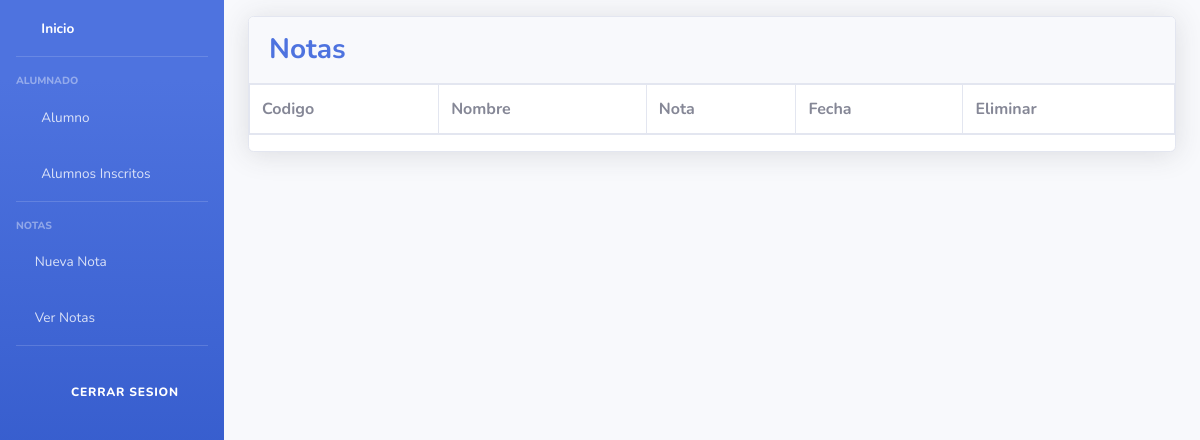
Page /listNotas/ on the earlier database version.
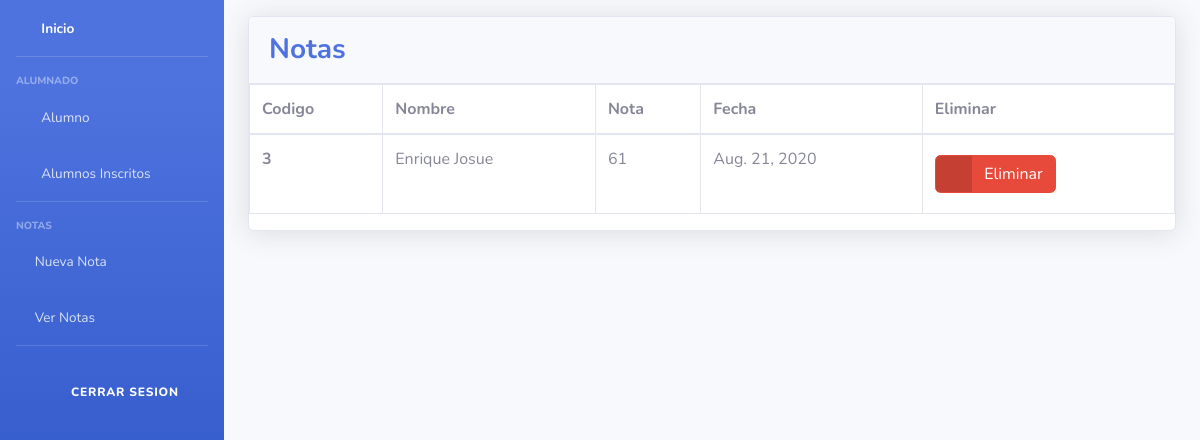
Same page on the later database version.
### Models/Inscripcion/models.py (models this page shows)
class Nota(models.Model):
    id_nota = models.AutoField(primary_key=True)
    fecha = models.DateField()
    nota = models.IntegerField()
    inscripcion_id_inscripcion = models.ForeignKey(Inscripcion, on_delete=models.CASCADE)

class Inscripcion(models.Model):
    id_inscripcion = models.AutoField(primary_key=True)
    alumno_id_alumno = models.ForeignKey(Alumno, blank=False, on_delete=models.CASCADE)
    nivel_id_nivel = models.ForeignKey(Nivel, on_delete=models.CASCADE)
    sucursal_id_sucursal = models.ForeignKey(Sucursal, on_delete=models.CASCADE)
    fecha = models.DateField()
    usuario_id_user = models.ForeignKey(User, on_delete=models.CASCADE)
    def __str__(self):
        return '{}'.format(self.alumno_id_alumno)

### Models/Alumno/models.py (models this page shows)
class Alumno(models.Model):
    id_alumno = models.AutoField(primary_key=True)
    nombre = models.CharField(max_length=45)
    apellido = models.CharField(max_length=45)
    dpi = models.CharField(max_length=13, unique=True)
    telefono = models.CharField(max_length=10)
    correo = models.EmailField(max_length=125)
    def __str__(self):
        return '{} {}'.format(self.nombre, self.apellido)

### Models/Inscripcion/views.py (the view)
# urls.py: path("listNotas/", formNotasView.listar_notas, name="mostrarNotas"),
    def listar_notas(request):
        notas = Nota.objects.all()
        return render(request, "listNotas.html", {"lb_notas": notas})

### Templates/listNotas.html (shortened to what this page needs)
{% extends "nabvar.html" %}
{% block content %}
<div class="container-fluid">
    <div class="card shadow mb-4">
          <div class="card-header py-3">
              <h3 class="m-0 font-weight-bold text-primary">Notas</h3>
            </div>
            <div class="ca  rd-body">
              <div class="table-responsive">
                <table class="table table-bordered" id="dataTable" width="100%" cellspacing="0">
                  <thead>
                    <tr>
                      <th scope= "col">Codigo</th>
                      <th scope= "col">Nombre</th>
                      <th scope= "col">Nota</th>
                        <th scope= "col">Fecha</th>
                        <th scope="col">Eliminar</th>
                    </tr>
                  </thead>
                  <tbody>
                    {% for Nota in lb_notas %}
                    <tr>
                      <th scope="row">{{ Nota.pk }}</th>
                      <td>{{ Nota.inscripcion_id_inscripcion}}</td>
                      <td>{{ Nota.nota }}</td>
                      <td>{{ Nota.fecha }}</td>
                        <td>
                            <a href="{% url 'purgarNota' Nota.pk %}" class="btn btn-danger btn-icon-split">
                                <span class="icon text-white-50">
                                <i class="fas fa-trash"></i>
                                </span>
                                <span class="text">Eliminar</span>
                            </a>
                        </td>
                    </tr>
                  {% endfor %}
                  </tbody>
                </table>
              </div>
            </div>
    </div>
</div>
{% endblock %}

Differences in the rows shown:
added Nota: pk "3", inscripcion_id_inscripcion "Enrique Josue", nota "61", fecha "Aug. 21, 2020"
